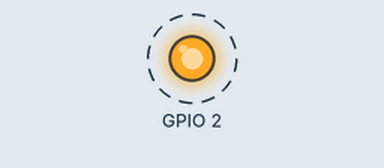
Simulated run of this sketch. Board: ESP32. Parts: output pins drawn as LEDs (lit = HIGH). Dashed ring = blinking. What the sketch prints to the serial monitor is not drawn.

Above: at 0.5 s.
Timing chart, 0 to 3.3 s (numbered marks = the images above):
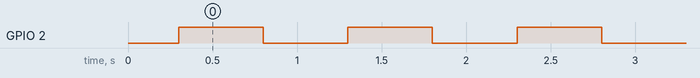

Measured:
- by itself, GPIO 2: alternates HIGH for 0.50 s and LOW for 0.50 s

The sketch:

esp32_alive.ino
```cpp
// Classic ESP32 alive test. Board: ESP32 Dev Module. Serial: 115200.
// Onboard LED on most DevKit boards is GPIO 2.

void setup() {
  Serial.begin(115200);
  pinMode(2, OUTPUT);
  delay(300);
  Serial.println("ESP32 alive");
}

void loop() {
  digitalWrite(2, !digitalRead(2));
  Serial.print("tick ");
  Serial.println(millis());
  delay(500);
}
```
